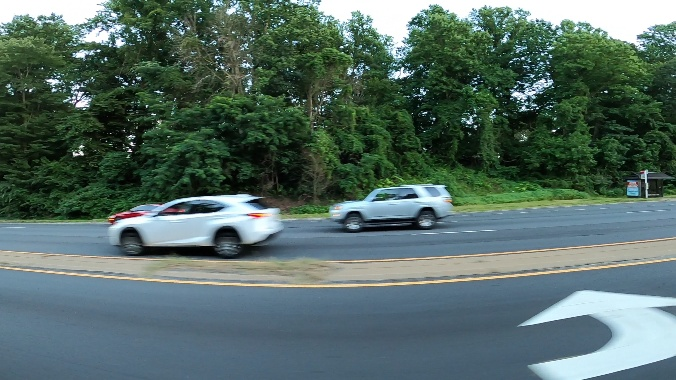
#> input picture CV/trial_data/Car.jpg, 676 x 380 px
$ python Edge_Detection_trial.py   (older library calls are emulated)
#> lines starting #> are read from the running program, lines starting #| are printed output that depends on the picture
import cv2
import matplotlib.pyplot as plt
import numpy as np

img = cv2.imread('trial_data/Car.jpg',1)
#> img is the input picture: shape (380, 676, 3); mean B, G, R 101.1, 107.2, 85.1

lap = cv2.Laplacian(img,cv2.CV_64F,ksize=3)
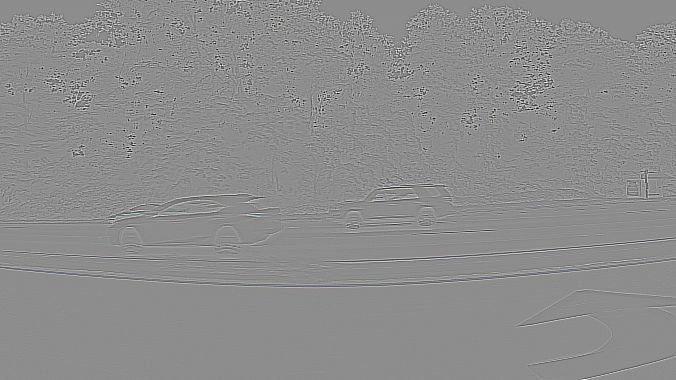
#> lap: shape (380, 676, 3) float64; mean B, G, R 0, 0, 0; drawn with min black and max white
lap = np.uint8(np.absolute(lap))
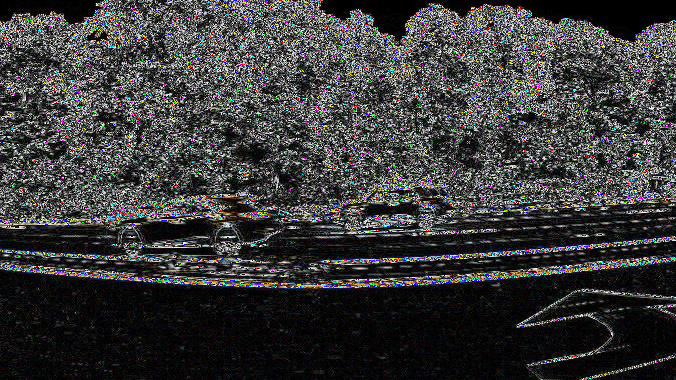
#> lap: shape (380, 676, 3); mean B, G, R 58.5, 58.3, 58.4

sobelx = cv2.Sobel(img,cv2.CV_64F,1,0)
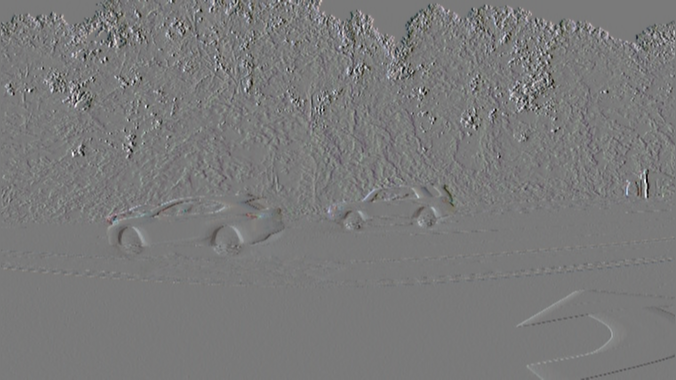
#> sobelx: shape (380, 676, 3) float64; mean B, G, R 0.2, 0.2, 0.2; drawn with min black and max white
sobely = cv2.Sobel(img,cv2.CV_64F,0,1)
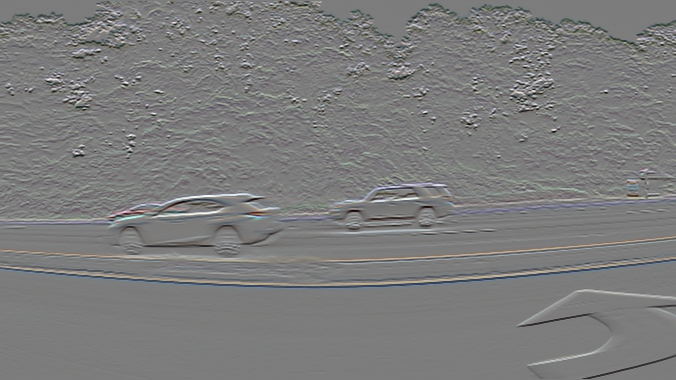
#> sobely: shape (380, 676, 3) float64; mean B, G, R -1.8, -2.2, -2.5; drawn with min black and max white

sobel_Combined = cv2.bitwise_or(sobelx,sobely)
#> sobel_Combined: shape (380, 676, 3) float64; 8.12% of the values are NaN or infinite; the others: min -130944, max 130944, mean -259.8

titles = ['laplacian','sobelx','sobely','sobel_combined']
images = [lap,sobelx,sobelx,sobel_Combined]

for i in range(4):
    plt.subplot(2,2, i+1), plt.imshow(images[i],'gray')
    plt.title(titles[i])
    plt.axis('off')

plt.show()
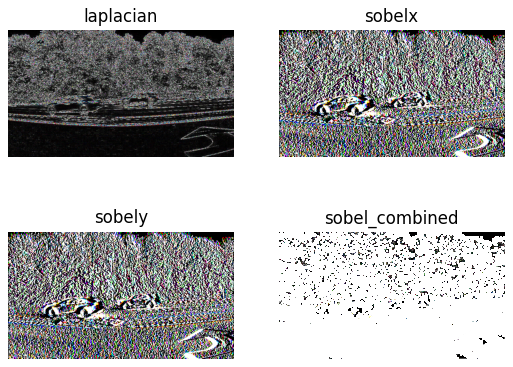
#> figure drawn by matplotlib, 4 panels; B, G, R data is drawn as R, G, B

$ run again, with CV/trial_data/HappyFish.jpg copied over CV/trial_data/Car.jpg
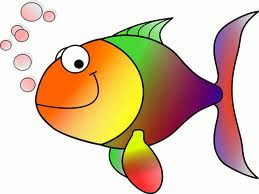
#> input picture CV/trial_data/HappyFish.jpg, 259 x 194 px
#> img is the input picture: shape (194, 259, 3); mean B, G, R 170.8, 196.4, 219.3
#> `sobely = cv2.Sobel(img,cv2.CV_64F,0,1)`:
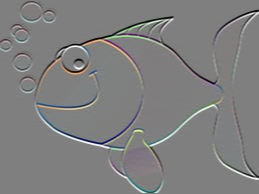
#> sobely: shape (194, 259, 3) float64; mean B, G, R -0.3, -0.3, -0.3; drawn with min black and max white
#> sobel_Combined: shape (194, 259, 3) float64; 4.75% of the values are NaN or infinite; the others: min -130944, max 130944, mean -1495.2
#> `plt.show()`:
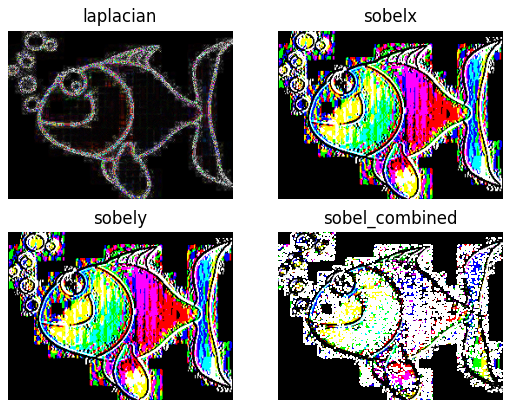
#> figure drawn by matplotlib, 4 panels; B, G, R data is drawn as R, G, B

$ run again, with CV/trial_data/M06_01.jpg copied over CV/trial_data/Car.jpg
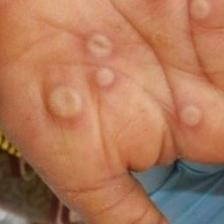
#> input picture CV/trial_data/M06_01.jpg, 224 x 224 px
#> img is the input picture: shape (224, 224, 3); mean B, G, R 89.6, 119.7, 174.5
#> `sobely = cv2.Sobel(img,cv2.CV_64F,0,1)`:
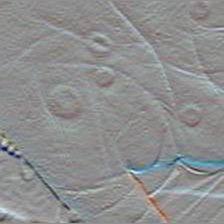
#> sobely: shape (224, 224, 3) float64; mean B, G, R -0.6, -1.3, -2.7; drawn with min black and max white
#> sobel_Combined: shape (224, 224, 3) float64; 8.48% of the values are NaN or infinite; the others: min -510, max 510, mean -41.46
#> `plt.show()`:
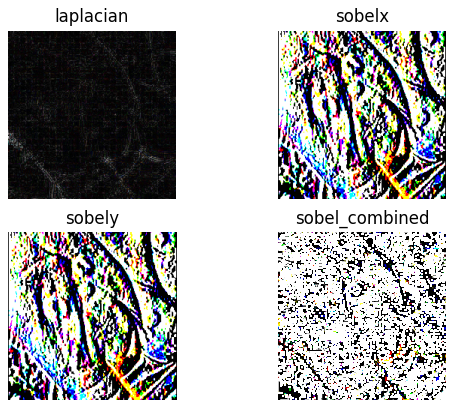
#> figure drawn by matplotlib, 4 panels; B, G, R data is drawn as R, G, B
